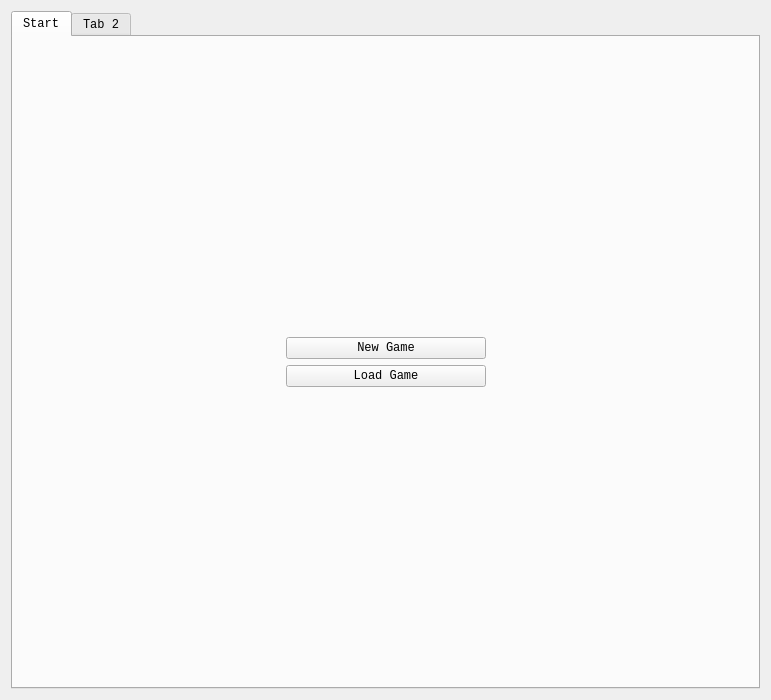
<?xml version="1.0" encoding="UTF-8"?>
<ui version="4.0">
 <class>CounterWidget</class>
 <widget class="QWidget" name="CounterWidget">
  <property name="geometry">
   <rect>
    <x>0</x>
    <y>0</y>
    <width>771</width>
    <height>700</height>
   </rect>
  </property>
  <property name="font">
   <font>
    <family>Monospace</family>
   </font>
  </property>
  <property name="windowTitle">
   <string>TackenCounter</string>
  </property>
  <layout class="QVBoxLayout" name="verticalLayout_2">
   <item>
    <widget class="QTabWidget" name="tabWidget">
     <property name="currentIndex">
      <number>0</number>
     </property>
     <widget class="QWidget" name="tabStart">
      <attribute name="title">
       <string>Start</string>
      </attribute>
      <layout class="QGridLayout" name="gridLayout_2">
       <item row="3" column="1">
        <spacer name="verticalSpacer_2">
         <property name="orientation">
          <enum>Qt::Vertical</enum>
         </property>
         <property name="sizeHint" stdset="0">
          <size>
           <width>20</width>
           <height>40</height>
          </size>
         </property>
        </spacer>
       </item>
       <item row="1" column="1">
        <widget class="QPushButton" name="btnNewGame">
         <property name="sizePolicy">
          <sizepolicy hsizetype="Minimum" vsizetype="Fixed">
           <horstretch>0</horstretch>
           <verstretch>0</verstretch>
          </sizepolicy>
         </property>
         <property name="minimumSize">
          <size>
           <width>200</width>
           <height>0</height>
          </size>
         </property>
         <property name="text">
          <string>New Game</string>
         </property>
        </widget>
       </item>
       <item row="2" column="1">
        <widget class="QPushButton" name="btnLoadGame">
         <property name="text">
          <string>Load Game</string>
         </property>
        </widget>
       </item>
       <item row="0" column="1">
        <spacer name="verticalSpacer">
         <property name="orientation">
          <enum>Qt::Vertical</enum>
         </property>
         <property name="sizeHint" stdset="0">
          <size>
           <width>20</width>
           <height>40</height>
          </size>
         </property>
        </spacer>
       </item>
       <item row="2" column="2">
        <spacer name="horizontalSpacer">
         <property name="orientation">
          <enum>Qt::Horizontal</enum>
         </property>
         <property name="sizeHint" stdset="0">
          <size>
           <width>40</width>
           <height>20</height>
          </size>
         </property>
        </spacer>
       </item>
       <item row="1" column="0">
        <spacer name="horizontalSpacer_2">
         <property name="orientation">
          <enum>Qt::Horizontal</enum>
         </property>
         <property name="sizeHint" stdset="0">
          <size>
           <width>40</width>
           <height>20</height>
          </size>
         </property>
        </spacer>
       </item>
      </layout>
     </widget>
     <widget class="QWidget" name="tabLog">
      <attribute name="title">
       <string>Tab 2</string>
      </attribute>
      <layout class="QVBoxLayout" name="verticalLayout">
       <item>
        <widget class="QGroupBox" name="groupBox">
         <property name="title">
          <string>Settings</string>
         </property>
         <layout class="QGridLayout" name="gridLayout">
          <item row="0" column="0">
           <layout class="QHBoxLayout" name="horizontalLayout">
            <item>
             <widget class="QLineEdit" name="inputName1">
              <property name="sizePolicy">
               <sizepolicy hsizetype="MinimumExpanding" vsizetype="Fixed">
                <horstretch>0</horstretch>
                <verstretch>0</verstretch>
               </sizepolicy>
              </property>
             </widget>
            </item>
            <item>
             <widget class="QLineEdit" name="inputName2">
              <property name="sizePolicy">
               <sizepolicy hsizetype="MinimumExpanding" vsizetype="Fixed">
                <horstretch>0</horstretch>
                <verstretch>0</verstretch>
               </sizepolicy>
              </property>
             </widget>
            </item>
           </layout>
          </item>
          <item row="0" column="1">
           <layout class="QHBoxLayout" name="horizontalLayout_2">
            <item>
             <widget class="QLineEdit" name="inputName3">
              <property name="sizePolicy">
               <sizepolicy hsizetype="MinimumExpanding" vsizetype="Fixed">
                <horstretch>0</horstretch>
                <verstretch>0</verstretch>
               </sizepolicy>
              </property>
             </widget>
            </item>
            <item>
             <widget class="QLineEdit" name="inputName4">
              <property name="sizePolicy">
               <sizepolicy hsizetype="MinimumExpanding" vsizetype="Fixed">
                <horstretch>0</horstretch>
                <verstretch>0</verstretch>
               </sizepolicy>
              </property>
             </widget>
            </item>
           </layout>
          </item>
          <item row="1" column="0">
           <layout class="QHBoxLayout" name="horizontalLayout_3">
            <item>
             <widget class="QLineEdit" name="inputName5">
              <property name="enabled">
               <bool>false</bool>
              </property>
              <property name="sizePolicy">
               <sizepolicy hsizetype="MinimumExpanding" vsizetype="Fixed">
                <horstretch>0</horstretch>
                <verstretch>0</verstretch>
               </sizepolicy>
              </property>
             </widget>
            </item>
            <item>
             <widget class="QCheckBox" name="boxFivePlayers">
              <property name="sizePolicy">
               <sizepolicy hsizetype="Expanding" vsizetype="Fixed">
                <horstretch>0</horstretch>
                <verstretch>0</verstretch>
               </sizepolicy>
              </property>
              <property name="text">
               <string>5 players</string>
              </property>
             </widget>
            </item>
           </layout>
          </item>
          <item row="1" column="1">
           <layout class="QHBoxLayout" name="horizontalLayout_4">
            <item>
             <widget class="QRadioButton" name="radioCumulative">
              <property name="text">
               <string>cumulative</string>
              </property>
             </widget>
            </item>
            <item>
             <widget class="QRadioButton" name="radioSingle">
              <property name="text">
               <string>single</string>
              </property>
              <property name="checked">
               <bool>true</bool>
              </property>
             </widget>
            </item>
           </layout>
          </item>
         </layout>
        </widget>
       </item>
       <item>
        <widget class="QTreeView" name="treeView">
         <property name="alternatingRowColors">
          <bool>true</bool>
         </property>
         <property name="selectionMode">
          <enum>QAbstractItemView::ContiguousSelection</enum>
         </property>
         <attribute name="headerStretchLastSection">
          <bool>false</bool>
         </attribute>
        </widget>
       </item>
      </layout>
     </widget>
    </widget>
   </item>
  </layout>
 </widget>
 <resources/>
 <connections/>
</ui>
